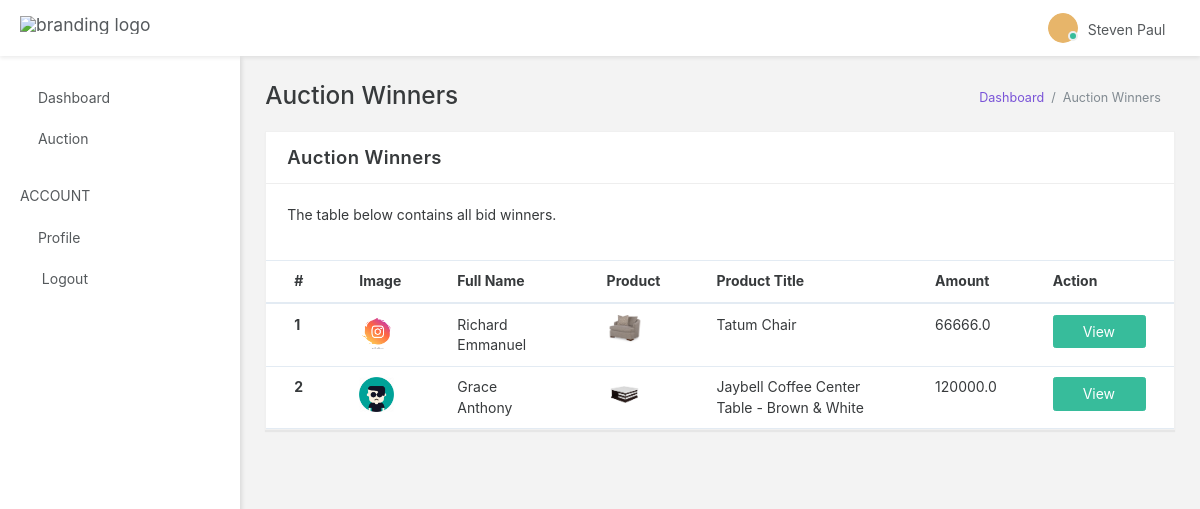
The page /auth/winners_list (signed in) on the database its author committed.
### Auction_auth/models.py (models this page shows, shortened)
class User(AbstractBaseUser, PermissionsMixin):
    user_id = models.UUIDField(
        default=uuid.uuid4, primary_key=True, unique=True, editable=False)
    email = models.CharField(max_length=100, db_index=True,
                             unique=True, verbose_name='email address', blank=True)
    name = models.CharField(
        max_length=100, db_index=True, blank=True, null=True)
    phone = models.CharField(
        max_length=14, db_index=True, unique=True, blank=True)
    address = models.CharField(max_length=255, null=True, blank=True)
    picture = models.ImageField(
        default='img/user.png', upload_to='uploads/', null=True)
    date_joined = models.DateTimeField(
        verbose_name='date_joined', auto_now_add=True)
    last_login = models.DateTimeField(
        verbose_name='last_login', auto_now=True, null=True)
    is_active = models.BooleanField(default=True)
    is_staff = models.BooleanField(default=False)
    is_superuser = models.BooleanField(default=False)
    USERNAME_FIELD = 'email'
    REQUIRED_FIELDS = ['name',]
    objects = UserManager()
    class Meta:
        db_table = 'Users'
        verbose_name_plural = 'Users'

class Furniture(models.Model):
    product_id = models.UUIDField(
        default=uuid.uuid4, primary_key=True, unique=True, editable=False)
    product_name = models.CharField(max_length=100)
    start_price = models.FloatField()
    product_desc = models.TextField()
    created = models.DateTimeField(
        verbose_name='date_created', auto_now_add=True)
    start_date_and_time = models.DateTimeField(null=True)
    end_date_and_time = models.DateTimeField(null=True)
    is_sold = models.BooleanField(default=False)
    sold_price = models.FloatField(blank=True, null=True)
    sold_to = models.ForeignKey(
        User, on_delete=models.CASCADE, blank=True, null=True)
    image = models.ImageField(null=True, blank=True, upload_to='uploads/')
    class Meta:
        db_table = 'Furniture'
        verbose_name_plural = 'Furniture'

### Auction_auth/views.py (the view)
# urls.py: path('auth/winners_list', ManageAuctionWinnersView.as_view(), name='winners_list'),
class ManageAuctionWinnersView(LoginRequiredMixin, ListView):
    template_name = "backend/auction/winners.html"
    def get_queryset(self):
        return [furniture for furniture in Furniture.objects.all() if furniture.sold_to]

### Templates/backend/auction/winners.html (shortened to what this page needs)
{% extends 'base.html' %}
{% load static %}
{% load crispy_forms_tags %}
  {% block head %}{% include 'partials/auth_head.html' %}{% endblock head %}
  {% block body %}
  <body data-open="click" data-menu="vertical-menu" data-col="2-columns" class="vertical-layout vertical-menu 2-columns  fixed-navbar">
  {% block nav %} {% include 'partials/auth_nav.html' %} {% endblock %}
  {% include 'partials/auth_sidebar.html' %}
    <div class="app-content content container-fluid">
      <div class="content-wrapper">
        <div class="content-header row">
          <div class="content-header-left col-md-6 col-xs-12 mb-1">
            <h2 class="content-header-title">Auction Winners</h2>
          </div>
            <div class="content-header-right breadcrumbs-right breadcrumbs-top col-md-6 col-xs-12">
                <div class="breadcrumb-wrapper col-xs-12">
                    <ol class="breadcrumb">
                        <li class="breadcrumb-item"><a href="{% url 'auth:dashboard' %}">Dashboard</a>
                        </li>
                        <li class="breadcrumb-item active">Auction Winners
                        </li>
                    </ol>
                </div>
            </div>
        </div>
        <div class="content-body">
        <div class="row">
            <div class="col-xs-12">
                <div class="card">
                    <div class="card-header">
                        <h4 class="card-title">Auction Winners</h4>
                        <div class="heading-elements">
                            <ul class="list-inline mb-0">
                                <li><a data-action="collapse"><i class="icon-minus4"></i></a></li>
                                <li><a data-action="expand"><i class="icon-expand2"></i></a></li>
                            </ul>
                        </div>
                    </div>
                    <div class="card-body collapse in">
                        <div class="card-block card-dashboard">
                            <p>The table below contains all bid winners.</p>
                        </div>
                        <div class="table-responsive">
                            <table class="table table-hover mb-0">
                                <thead>
                                    <tr>
                                        <th>#</th>
                                        <th>Image</th>
                                        <th>Full Name</th>
                                        <th>Product</th>
                                        <th>Product Title</th>
                                        <th>Amount</th>
                                        <th>Action</th>
                                    </tr>
                                </thead>
                                <tbody>
                                {% if object_list %}
                                    {% for object in object_list %}
                                    <tr>
                                        <th scope="row">{{ forloop.counter}}</th>
                                        <td><a href="{{object.sold_to.picture.url}}"><img src="{{object.sold_to.picture.url}}" width="35" alt=""></a></td>
                                        <td>{{ object.sold_to.name }}</td>
                                        <td><a href="{{object.image.url}}"><img src="{{object.image.url}}" width="35" alt=""></a></td>
                                        <td>{{ object.product_name }}</td>
                                        <td>{{ object.sold_price }}</td>
                                        {% if request.user.is_staff %}
                                          {% if request.user.user_id == object.sold_to.user_id and not object.is_sold %}
                                          <td>
                                            <a href="{% url 'auth:make_payment' object.product_id %}" class="btn btn-success" style="cursor: pointer;"> <i class="icon-cash"></i> Pay &nbsp;&nbsp;&nbsp;</a>
                                          </td>
                                          {% else %}
                                          <td>
                                            <a href="" class="btn btn-danger" data-toggle="modal" data-target="#deleteModal{{forloop.counter}}" style="cursor: pointer;"> <i class="icon-ios-trash"></i>Delete</a>
                                          </td>
                                          {% endif %}
                                        {% elif request.user.user_id == object.sold_to.user_id and not object.is_sold %}
                                          <td>
                                            <a href="{% url 'auth:make_payment' object.product_id %}" class="btn btn-success" style="cursor: pointer;"> <i class="icon-cash"></i> Pay &nbsp;&nbsp;&nbsp;</a>
                                          </td>
                                          {% else %}
                                          <td>
                                            <a href="{% url 'auth:winner' object.product_id %}" class="btn btn-success" style="cursor: pointer;"> <i class="icon-eye"></i> View &nbsp;&nbsp;&nbsp;</a>
                                          </td>
                                        {% endif %}
                                    </tr>
                                    {% endfor %}
                                {% endif %}
                                </tbody>
                            </table>
                        </div>
                    </div>
                </div>
            </div>
        </div>
        </div>
      </div>
    </div>
</body>
{% endblock body %}

### Templates/partials/auth_nav.html (shortened to what this page needs)
{% load static %}
<nav
	class="header-navbar navbar navbar-with-menu navbar-fixed-top navbar-light navbar-shadow"
>
	<div class="navbar-wrapper">
		<div class="navbar-header">
			<ul class="nav navbar-nav">
				<li class="nav-item">
					<a href="index.html" class="navbar-brand nav-link"
						><img
							alt="branding logo"
							src="{% static 'backend/app-assets/images/logo/robust-logo-light.png' %}"
							data-expand="{% static 'backend/app-assets/images/logo/robust-logo-light.png' %}"
							data-collapse="{% static 'backend/app-assets/images/logo/robust-logo-small.png' %}"
							class="brand-logo"
					/></a>
				</li>
			</ul>
		</div>
		<div class="navbar-container content container-fluid">
			<div id="navbar-mobile" class="collapse navbar-toggleable-sm">
				<ul class="nav navbar-nav">
					<li class="nav-item hidden-sm-down">
						<a class="nav-link nav-menu-main menu-toggle hidden-xs"
							><i class="icon-menu5"> </i
						></a>
					</li>
				</ul>
				<ul class="nav navbar-nav float-xs-right">
					<li class="dropdown dropdown-user nav-item">
						<a
							data-toggle="dropdown"
							class="dropdown-toggle nav-link dropdown-user-link"
							><span class="avatar avatar-online"
								><img
									src="{{ request.user.picture.url }}"
									alt="avatar" /><i></i></span
							><span class="user-name">{{request.user.name}}</span></a
						>
					</li>
				</ul>
			</div>
		</div>
	</div>
</nav>

### Static/backend/app-assets/css/app.css (style rules this page uses)
@media (max-width: 1366px) { html { font-size: 14px; } }
html { height: 100%; }
html body { height: 100%; background-color: #F3F3F3; direction: ltr; }
html body.fixed-navbar { padding-top: 4rem; }
html body .content { padding: 0; transition: 300ms ease all; backface-visibility: hidden; }
html body .content .content-wrapper { padding: 1.8rem; }
html body .content .content-wrapper .content-header-right { margin-top: 6px; }
.avatar { position: relative; display: inline-block; width: 30px; white-space: nowrap; border-radius: 1000px; vertical-align: bottom; }
.avatar i { position: absolute; right: -7px; bottom: 2px; width: 10px; height: 10px; border: 2px solid #eceeef; border-radius: 100%; }
.avatar img { width: 100%; max-width: 100%; height: auto; border: 0 none; border-radius: 1000px; }
.avatar-online i { background-color: #37BC9B; }
@media screen and (min-width: 0px) { body:after { content: "xs - min-width: 0px"; } }
@media screen and (min-width: 544px) { body:after { content: "sm - min-width: 544px"; } }
@media screen and (min-width: 768px) { body:after { content: "md - min-width: 768px"; } }
@media screen and (min-width: 992px) { body:after { content: "lg - min-width: 992px"; } }
@media screen and (min-width: 1200px) { body:after { content: "xl - min-width: 1200px"; } }
body:after { display: none; }

### Static/backend/app-assets/css/core/menu/menu-types/vertical-menu.css (style rules this page uses)
@media (min-width: 992px) { body.vertical-layout.vertical-menu .navbar .navbar-header { width: 240px; } }
@media (min-width: 992px) { body.vertical-layout.vertical-menu .content, body.vertical-layout.vertical-menu .footer { margin-left: 240px; } }

### rows shown on the page
User: user.picture (picture), user.name "Steven Paul"
Furniture: sold_to.picture (picture), sold_to.name "Richard Emmanuel", image (picture), product_name "Tatum Chair", sold_price "66666.0", shows "View"
Furniture: sold_to.picture (placeholder picture), sold_to.name "Grace Anthony", image (picture), product_name "Jaybell Coffee Center Table - Brown & White", sold_price "120000.0", shows "View"
